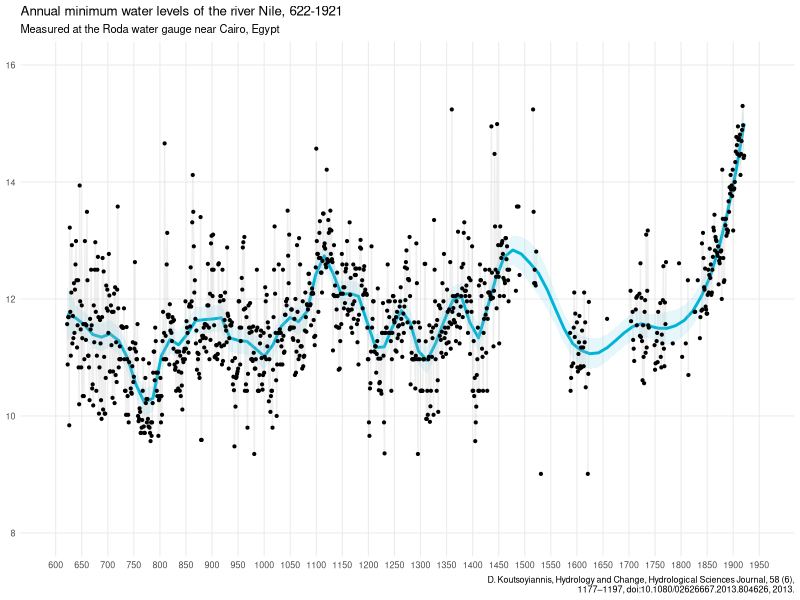
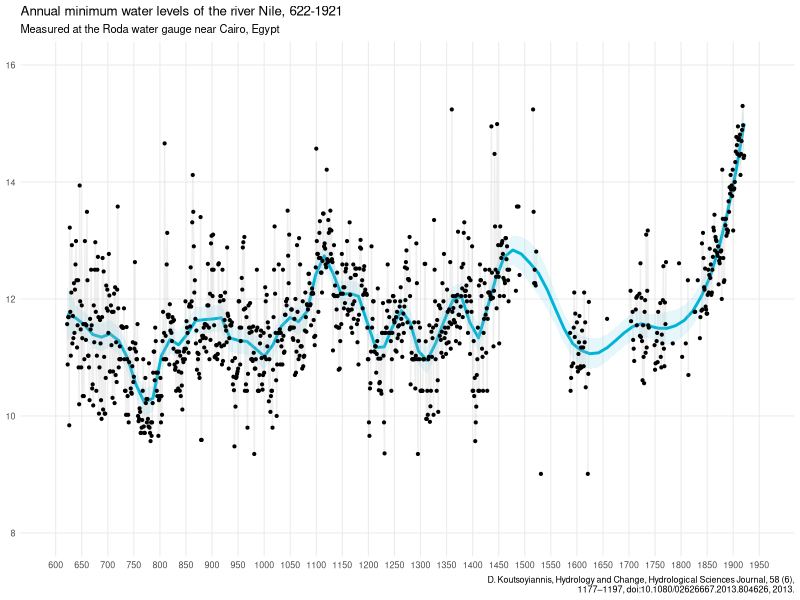

Reproduce these figures in R, in order.
# clean-data.R ----
## load packages ----
library(tidyverse)

## load data ----
# Source: https://www.itia.ntua.gr/en/docinfo/1351/
nilometer <- readxl::read_excel(path = "raw_roda-nilometer-data.xlsx", skip = 10) |> 
  select(2:6) |> 
  setNames(c("year", "min_level", "max_level", "min_depth", "max_depth"))

write_csv(x = nilometer, file = "clean_nilometer.csv")

## plot ----
nilometer_caption <- "D. Koutsoyiannis, Hydrology and Change, Hydrological Sciences Journal, 58 (6), 1177–1197, doi:10.1080/02626667.2013.804626, 2013."

p1 <- ggplot(data = nilometer, mapping = aes(x = year, y = min_level)) +
  geom_smooth(method = "loess", formula = "y ~ x", se = TRUE, colour = "#00b4d8", fill = "#00b4d8", alpha = 0.1, span = 0.1) +
  geom_line(linewidth = 0.5, colour = "gray", alpha = 0.25) +
  geom_point(size = 0.75) +
  scale_x_continuous(breaks = seq(600, 1950, 50), limits = c(600, 1950)) +
  scale_y_continuous(breaks = seq(8, 16, 2), limits = c(8, 16)) +
  labs(
    title = "Annual minimum water levels of the river Nile, 622-1921",
    subtitle = "Measured at the Roda water gauge near Cairo, Egypt",
    x = NULL, y = NULL,
    caption = str_wrap(nilometer_caption)
  ) +
  theme_minimal(base_size = 8) +
  theme(panel.grid.minor = element_blank())

print(p1)

ggsave(filename = "fig_nilometer.png", path = ".", plot = p1, width = 24, height = 10, units = "cm", bg = "white")
